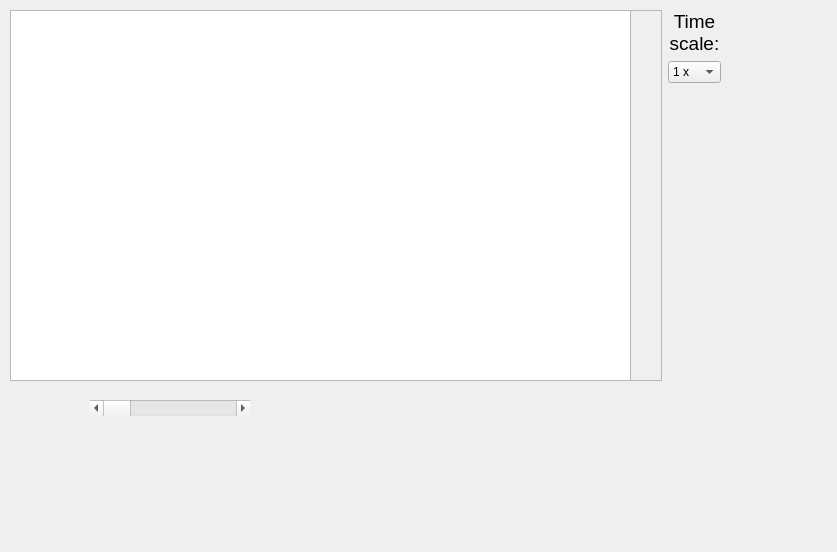
<?xml version="1.0" encoding="UTF-8"?>
<ui version="4.0">
 <class>Chart</class>
 <widget class="QWidget" name="Chart">
  <property name="geometry">
   <rect>
    <x>0</x>
    <y>0</y>
    <width>837</width>
    <height>552</height>
   </rect>
  </property>
  <property name="windowTitle">
   <string>Form</string>
  </property>
  <widget class="QWidget" name="layoutWidget">
   <property name="geometry">
    <rect>
     <x>10</x>
     <y>10</y>
     <width>711</width>
     <height>371</height>
    </rect>
   </property>
   <layout class="QGridLayout" name="gridLayout">
    <item row="0" column="0" rowspan="2">
     <widget class="ChartFrame" name="frame">
      <property name="sizePolicy">
       <sizepolicy hsizetype="Expanding" vsizetype="Expanding">
        <horstretch>0</horstretch>
        <verstretch>0</verstretch>
       </sizepolicy>
      </property>
      <property name="frameShape">
       <enum>QFrame::StyledPanel</enum>
      </property>
      <property name="frameShadow">
       <enum>QFrame::Raised</enum>
      </property>
      <widget class="ChartPlot" name="chart">
       <property name="geometry">
        <rect>
         <x>0</x>
         <y>0</y>
         <width>621</width>
         <height>371</height>
        </rect>
       </property>
       <property name="sizePolicy">
        <sizepolicy hsizetype="Maximum" vsizetype="Maximum">
         <horstretch>0</horstretch>
         <verstretch>0</verstretch>
        </sizepolicy>
       </property>
       <property name="contextMenuPolicy">
        <enum>Qt::CustomContextMenu</enum>
       </property>
      </widget>
     </widget>
    </item>
    <item row="0" column="1">
     <layout class="QVBoxLayout" name="verticalLayout">
      <item>
       <widget class="QLabel" name="label_3">
        <property name="text">
         <string>&lt;html&gt;&lt;head/&gt;&lt;body&gt;&lt;p align=&quot;center&quot;&gt;&lt;span style=&quot; font-size:14pt;&quot;&gt;Time&lt;br/&gt;scale:&lt;/span&gt;&lt;/p&gt;&lt;/body&gt;&lt;/html&gt;</string>
        </property>
       </widget>
      </item>
      <item>
       <widget class="QComboBox" name="timezoom">
        <property name="sizePolicy">
         <sizepolicy hsizetype="Fixed" vsizetype="Fixed">
          <horstretch>0</horstretch>
          <verstretch>0</verstretch>
         </sizepolicy>
        </property>
        <property name="maximumSize">
         <size>
          <width>70</width>
          <height>16777215</height>
         </size>
        </property>
        <item>
         <property name="text">
          <string>1 x</string>
         </property>
        </item>
        <item>
         <property name="text">
          <string>2 x</string>
         </property>
        </item>
        <item>
         <property name="text">
          <string>5 x</string>
         </property>
        </item>
        <item>
         <property name="text">
          <string>10 x</string>
         </property>
        </item>
       </widget>
      </item>
     </layout>
    </item>
    <item row="1" column="1">
     <spacer name="verticalSpacer">
      <property name="orientation">
       <enum>Qt::Vertical</enum>
      </property>
      <property name="sizeHint" stdset="0">
       <size>
        <width>20</width>
        <height>40</height>
       </size>
      </property>
     </spacer>
    </item>
   </layout>
  </widget>
  <widget class="QScrollBar" name="timescroll">
   <property name="geometry">
    <rect>
     <x>90</x>
     <y>400</y>
     <width>160</width>
     <height>16</height>
    </rect>
   </property>
   <property name="sizePolicy">
    <sizepolicy hsizetype="Maximum" vsizetype="Fixed">
     <horstretch>0</horstretch>
     <verstretch>0</verstretch>
    </sizepolicy>
   </property>
   <property name="maximum">
    <number>1000</number>
   </property>
   <property name="orientation">
    <enum>Qt::Horizontal</enum>
   </property>
  </widget>
 </widget>
 <customwidgets>
  <customwidget>
   <class>ChartPlot</class>
   <extends>QGraphicsView</extends>
   <header>chartplot.h</header>
  </customwidget>
  <customwidget>
   <class>ChartFrame</class>
   <extends>QFrame</extends>
   <header>widgets.h</header>
   <container>1</container>
  </customwidget>
 </customwidgets>
 <resources/>
 <connections/>
</ui>
